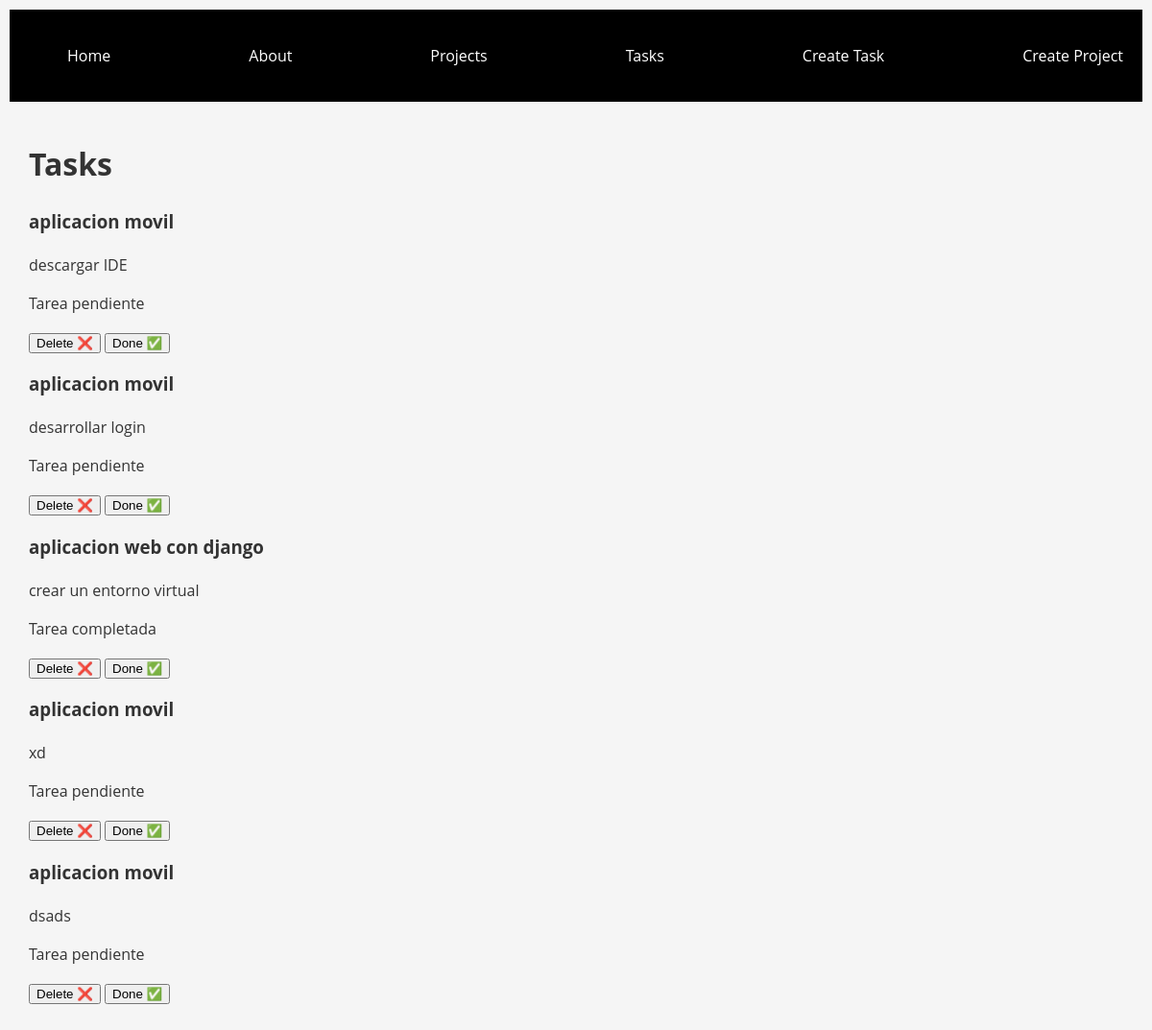
/tasks/, run on the app's committed database.
### myapp/models.py (models this page shows, shortened)
class Task(models.Model):
    title = models.CharField(max_length=200)
    description = models.TextField()
    project = models.ForeignKey(Project, on_delete=models.CASCADE)
    done = models.BooleanField(default=False)

class Project(models.Model):
    name = models.CharField(max_length=200)

### myapp/views.py (the view)
# urls.py: path('tasks/', views.tasks, name='tasks'),
def tasks(request):
    tasks = Task.objects.all()
    return render(request, 'tasks.html', {
        'tasks': tasks
    })

### myapp/templates/tasks.html
{% extends "layouts/base.html" %}
{% block content %}
<h1>Tasks</h1>
{% for task in tasks %}
<div>
    <h3>{{ task.project.name }}</h3>
    <p>{{ task.title }}</p>
    {% if task.done == False %}
        <p>Tarea pendiente</p>
    {% else %}
        <p>Tarea completada</p>
    {% endif %}
    <button>
        Delete ❌
    </button>
    <button>
        Done ✅
    </button>
</div>
{% endfor %}
{% endblock %}

### myapp/templates/layouts/base.html (shortened to what this page needs)
{% load static %}
<!DOCTYPE html>
<html lang="en">
<head>
    <link rel="stylesheet" href="{% static 'css/main.css' %}">
</head>
<body>
    <nav class="navbar container">
        <ul>
            <li><a href="/">Home</a></li>
            <li><a href="/about">About</a></li>
            <li><a href="/projects">Projects</a></li>
            <li><a href="/tasks">Tasks</a></li>
            <li><a href="/create_task">Create Task</a></li>
            <li><a href="{% url 'create_project' %}">Create Project</a></li>
        </ul>
    </nav>
    <main class="container">
        {% block content %}
        {% endblock %}
    </main>
</body>
</html>

### myapp/static/css/main.css (style rules this page uses)
body { background-color: #f5f5f5; font-family: 'Open Sans', sans-serif; font-size: 16px; line-height: 1.5; color: #333; margin: 10px; padding: 0; }
.navbar { background-color: #000000; padding: 5px 10px; }
.navbar ul { display: flex; justify-content: space-between; }
.navbar ul li { list-style: none; }
.navbar ul li a { color: white; text-decoration: none; }
.container { max-width: 1200px; margin: auto; padding: 20px; }

### data on the page
Task: project.name "aplicacion movil", title "descargar IDE", done "Tarea pendiente"
Task: project.name "aplicacion movil", title "desarrollar login", done "Tarea pendiente"
Task: project.name "aplicacion web con django", title "crear un entorno virtual", done "Tarea completada"
Task: project.name "aplicacion movil", title "xd", done "Tarea pendiente"
Task: project.name "aplicacion movil", title "dsads", done "Tarea pendiente"
